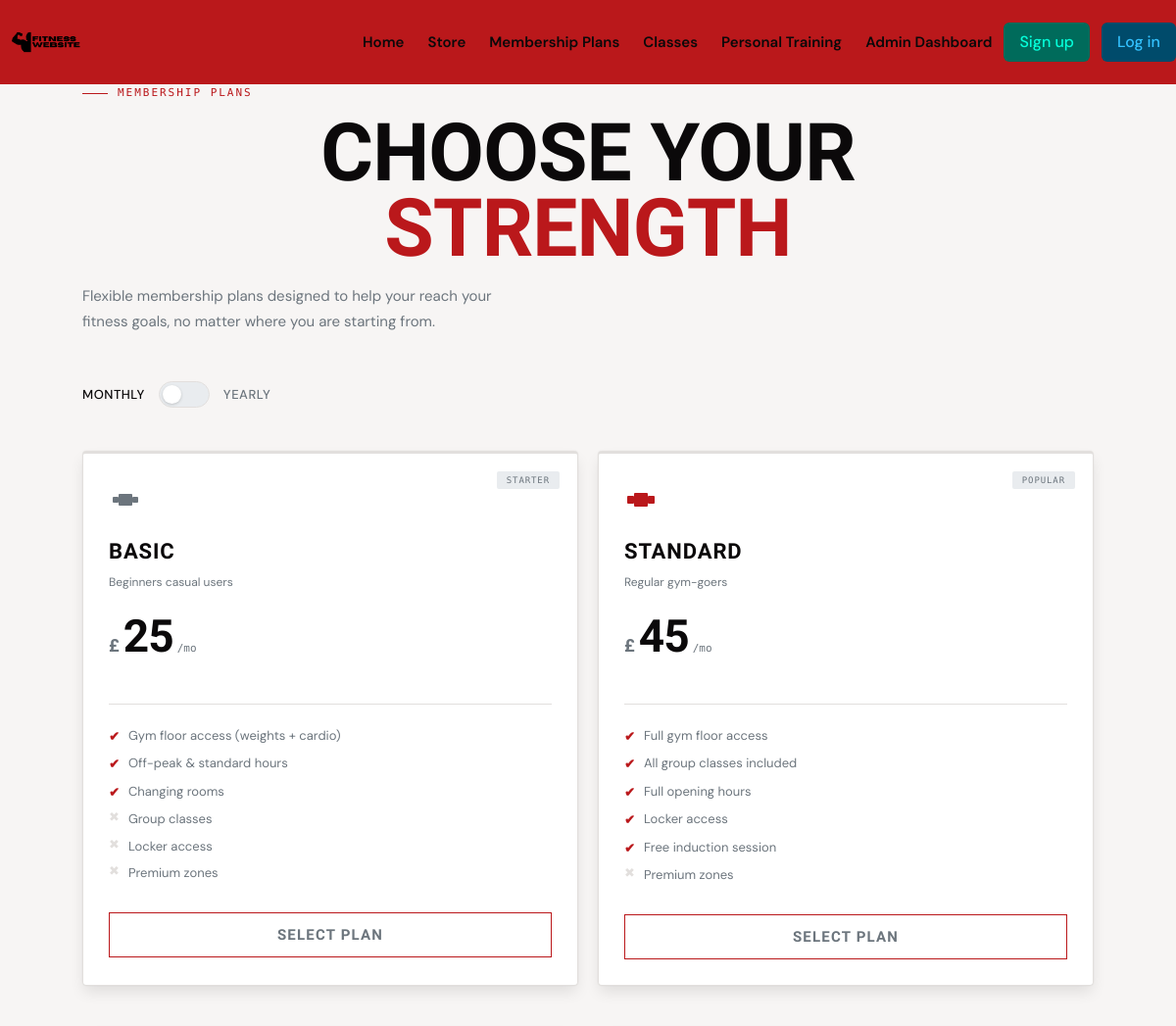
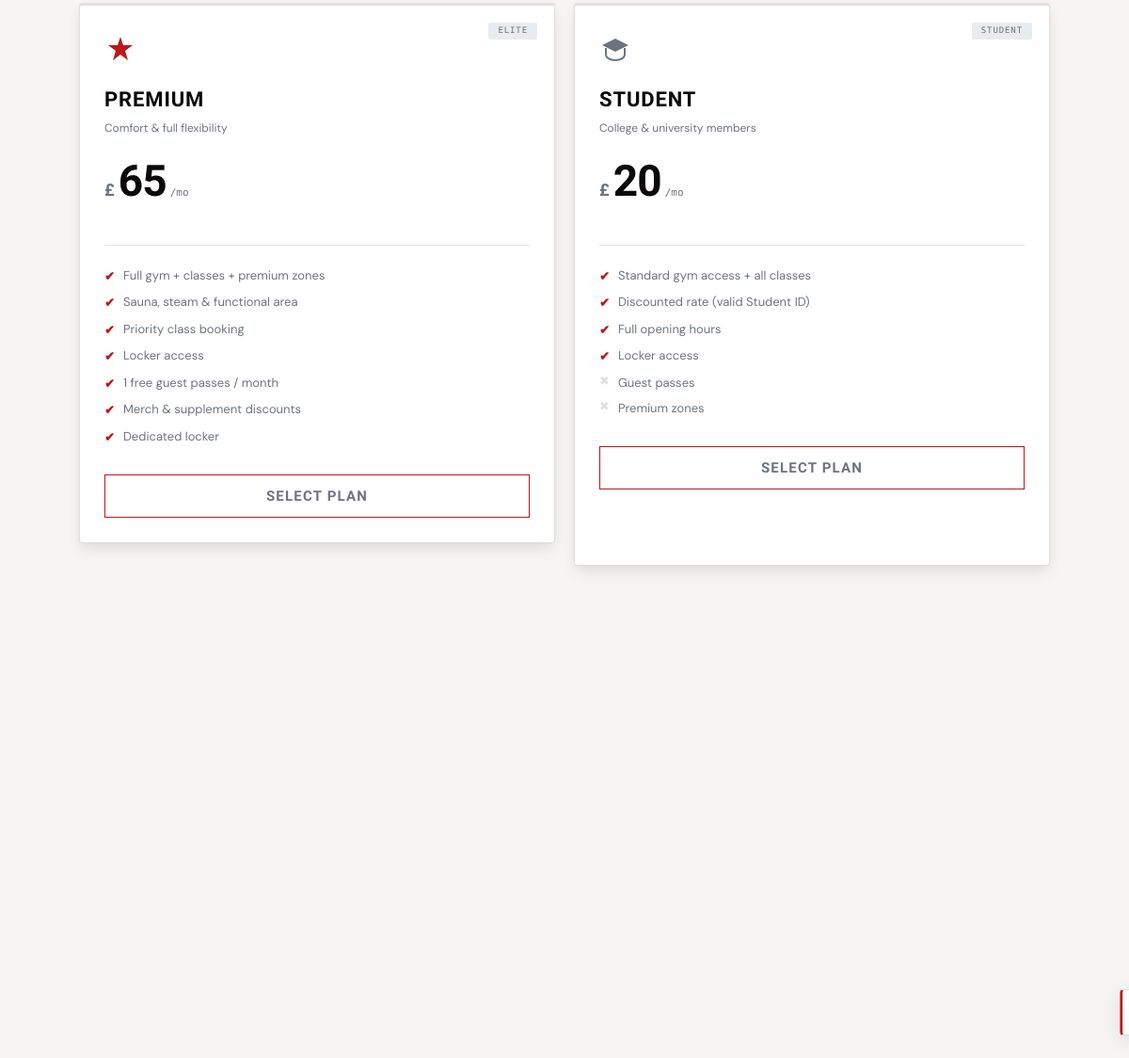
The page /memberships on the database its author committed (2 pictures, top to bottom).
### tables this page shows
CREATE TABLE Membership_table(Membership_id Integer Primary Key Autoincrement, Tag Text, Card_Name Text, Sub_Card Text, Price Text, Description Text, Icons Text);

### app.py (the view)
@app.route("/memberships")
def membership():
    con, cur = database_connection()
    cur.execute("Select * from Membership_table")
    memberships = cur.fetchall()
    con.close()
    cards = memberships
    return render_template("membership_page.html", cards=cards)

### app.py (called while the page is built)
def database_connection():
    con = sqlite3.connect("Fitness.db")
    cur = con.cursor()
    return con, cur

### templates/membership_page.html (shortened to what this page needs)
{% extends "base.html" %}
{% block head %}
    <link rel="stylesheet" href="{{ url_for('static', filename='membership_plans_style.css') }}">
{% endblock %}
{% block content %}
        <div class="wrap">
            <div class="intro">
                <div class="intro-tag">Membership Plans</div>
                <h1>Choose Your<br><strong>Strength</strong></h1>
                <p>Flexible membership plans designed to help your reach your fitness goals, no matter where you are starting from.</p>
            </div>
            <div class="cycle-row">
                <span class="cycle-lbl on" id="lbl-mo" onclick="setYearly(false)">Monthly</span>
                <label class="switch">
                    <div class="track"><div class="thumb"></div></div>
                </label>
                <span class="cycle-lbl" id="lbl-yr" onclick="setYearly(true)">Yearly</span>
            </div>
             <div class="grid">
                {% for card in cards %}
                    {% set key = card[2].lower().replace(' ', '-') %}
                        <div class="card" data-key="{{key}}" onclick="pick('{{key}}'); selectedMembershipId='{{card[0]}}';">
                            <div class="icon">
                                {{card[-1] | safe}}
                            </div>
                            <span class="tag tag-plain">{{card[1]}}</span>
                            <div class="card-name">{{card[2]}}</div>
                            <div class="card-sub">{{card[3]}}</div>
                            <div class="price-row">
                                <span class="currency">£</span>
                                {{card[4] | safe}}
                                <span class="per">/mo</span>
                            </div>
                            <div class="saving-note" id="n-{{key}}">&nbsp;</div>
                            <div class="rule"></div>
                            <ul class="features">
                                {{card[5] | safe}}
                            </ul>
                            <button type="button" class="btn" id="b-{{key}}" onclick="selectMembership('{{card[0]}}')">
                                Select Plan
                            </button>
                        </div>
                {% endfor %}
             </div>
        </div>
        <div class="toast" id="toast">
        </div>
{% endblock %}

### static/base.css (style rules this page uses)
:root { --red: #BA181B; --white: #FFFFFF; --gray: #6C757D; --red-hover: #9b1315; --gray-light: #e9ecef; --ink: #0B090A; --surface: #F7F5F4; --card-bg: #FFFFFF; --border: #e2dfdd; --heading: 'Barlow Condensed', sans-serif; --body: 'DM Sans', sans-serif; --mono: 'DM Mono', monospace; --ease: 0.22s cubic-bezier(0.4, 0, 0.2, 1); --radius: 4px; }
*, *::before, *::after { box-sizing: border-box; margin: 0; padding: 0; }
html { scroll-behavior: smooth; }
body { font-family: var(--body); color: var(--ink); background: var(--surface); line-height: 1.65; font-size: 15px; }

### rows shown on the page
Membership_table: Tag "STARTER", Card_Name "BASIC", Sub_Card "Beginners casual users", Price "25", Description "✔︎ Gym floor access (weights + cardio) ✔︎ Off-peak & standard hours ✔︎ Changing rooms ✖︎ Group classes ✖︎ Locker access ✖︎ Premium zones"
Membership_table: Tag "POPULAR", Card_Name "STANDARD", Sub_Card "Regular gym-goers", Price "45", Description "✔︎ Full gym floor access ✔︎ All group classes included ✔︎ Full opening hours ✔︎ Locker access ✔︎ Free induction session ✖︎ Premium zones"
Membership_table: Tag "ELITE", Card_Name "PREMIUM", Sub_Card "Comfort & full flexibility", Price "65", Description "✔︎ Full gym + classes + premium zones ✔︎ Sauna, steam & functional area ✔︎ Priority class booking ✔︎ Locker access ✔︎ 1 free guest passes / month ✔︎ Merch & supplement discounts ✔︎ Dedicated locker"
Membership_table: Tag "STUDENT", Card_Name "STUDENT", Sub_Card "College & university members", Price "20", Description "✔︎ Standard gym access + all classes ✔︎ Discounted rate (valid Student ID) ✔︎ Full opening hours ✔︎ Locker access ✖︎ Guest passes ✖︎ Premium zones"
